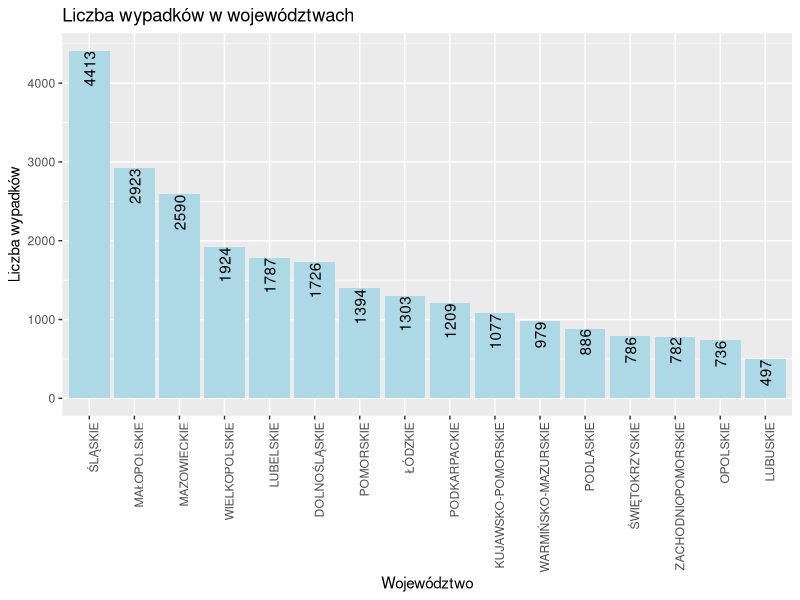
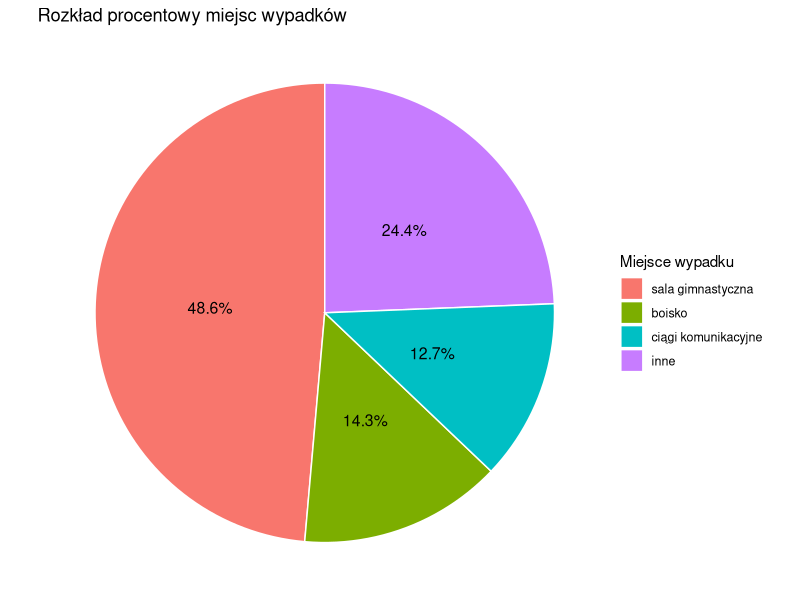
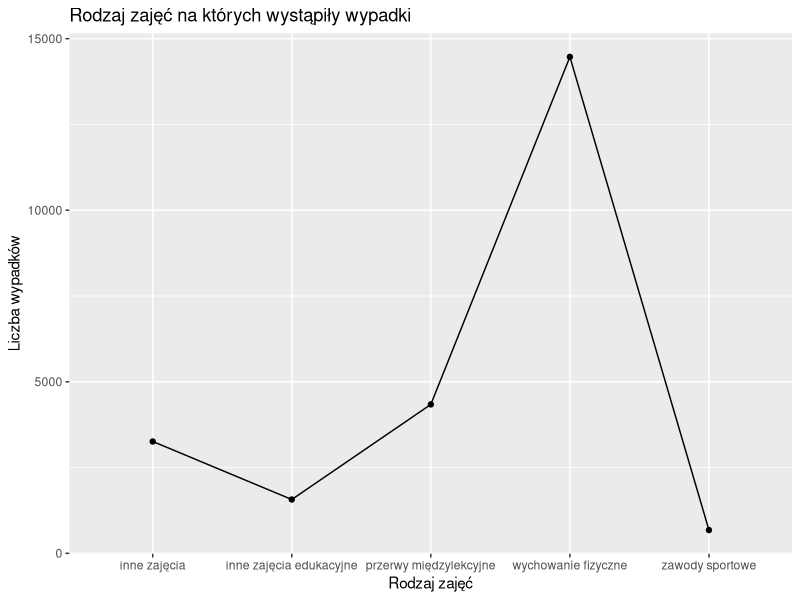

These figures' R source, in order:
## ---- chunk 1
knitr::opts_chunk$set(echo = FALSE)
## ---- chunk 2
library(ggplot2) 
library(knitr)
library(dplyr)


wypadki_dane <- read.csv("wypadki.csv") #Wczytanie pliku csv

#Rozdzielenie ramki danych na poszczególne elementy
wojewodztwo <- data.frame(wypadki_dane$Wojewodztwo)
typ_podmiotu <-data.frame( wypadki_dane$TypPodmiotu)
rodzaj_wypadku <- data.frame(wypadki_dane$RodzajWypadku)
przyczyna <- data.frame(wypadki_dane$RodzajWypadku)
miejsce <- data.frame(wypadki_dane$MiejsceWypadku)
rodzaj_zajec <- data.frame(wypadki_dane$RodzajZajec)
liczba_wypadkow <- data.frame(wypadki_dane$Liczba.Wypadkow)

#Porównanie ilości wypadków w podziale na województwa
suma_wojewodztwa <- aggregate(Liczba.Wypadkow ~ Wojewodztwo, data = wypadki_dane, FUN = sum)
#Wykres przedstawiający ilość wypadków w poszczególnych województwach
ggplot(suma_wojewodztwa, aes(x = reorder(Wojewodztwo, -Liczba.Wypadkow), y = Liczba.Wypadkow)) + #Sortowanie malejąco
geom_bar(stat = "identity", fill = "lightblue") + #Kolumny, typ oraz kolor
geom_text(aes(label=Liczba.Wypadkow), angle = 90, hjust = 1, vjust = 0.5) + #Etykiety liczby wypadków
theme(axis.text.x = element_text(angle = 90, hjust = 1)) + #Etykiety Województw
labs(title = "Liczba wypadków w województwach", x = "Województwo", y = "Liczba wypadków") #Tytuł oraz nazwy osi

## ---- chunk 3
#TOP 10 PRZYCZYN WYPADKÓW w woj. Śląskim
slaskie_dane <- subset(wypadki_dane, Wojewodztwo == "ŚLĄSKIE")
top_przyczyny <- aggregate(Liczba.Wypadkow ~ PrzyczynaWypadku, data = slaskie_dane, FUN = sum)
top10_przyczyny <- head(top_przyczyny[order(-top_przyczyny$Liczba.Wypadkow), ], 10)
top10_przyczyny$ID <- seq_len(nrow(top10_przyczyny))
top10_przyczyny <- top10_przyczyny[, c("ID", "PrzyczynaWypadku", "Liczba.Wypadkow")]

kable(top10_przyczyny,row.names = F, 
      col.names = c("Poz.", "Przyczyna", "Ilość"))
## ---- chunk 4
#Wykres Kołowy Miejsce Wypadku
# Agregacja liczby wypadków i obliczenie udziałów procentowych
suma_miejsce <- wypadki_dane %>%
  group_by(MiejsceWypadku) %>%
  summarise(Liczba.Wypadkow = sum(Liczba.Wypadkow), .groups = "drop") %>%
  mutate(Procent = Liczba.Wypadkow / sum(Liczba.Wypadkow) * 100)

# Podział na duże i małe udziały (<10.5%)
duze <- filter(suma_miejsce, Procent >= 10.5)
male <- filter(suma_miejsce, Procent < 10.5)

# Tworzenie rekordu "inne"
inne_row <- data.frame(
  MiejsceWypadku = "inne",
  Liczba.Wypadkow = sum(male$Liczba.Wypadkow),
  Procent = sum(male$Procent))

# Połączenie danych i sortowanie: najpierw malejąco, potem "inne" na końcu
dane_do_wykresu <- bind_rows(duze, inne_row) %>%
  arrange(desc(Liczba.Wypadkow)) %>%
  mutate(MiejsceWypadku = factor(MiejsceWypadku, levels = c(setdiff(MiejsceWypadku, "inne"), "inne")))

# Wykres kołowy
ggplot(dane_do_wykresu, aes(x = "", y = Procent, fill = MiejsceWypadku)) +
  geom_bar(stat = "identity", width = 1, color = "white") +
  coord_polar("y", start = 0) +
  geom_text(aes(label = paste0(round(Procent, 1), "%")),
            position = position_stack(vjust = 0.5), size = 4) +
  labs(title = "Rozkład procentowy miejsc wypadków", fill = "Miejsce wypadku") +
  theme_void() +
  theme(legend.text = element_text(size = 9))

## ---- chunk 5
rodzaj_zajec<-aggregate(Liczba.Wypadkow ~ RodzajZajec,data=wypadki_dane,FUN=sum)
ranking_zajec<-head(rodzaj_zajec[order(-rodzaj_zajec$Liczba.Wypadkow),],5)

print(ranking_zajec)

ggplot(data=ranking_zajec, aes( x=RodzajZajec,y=Liczba.Wypadkow, group=1)) +
  geom_line()+
  geom_point()+
  labs(title = "Rodzaj zajęć na których wystąpiły wypadki", x = "Rodzaj zajęć", y = "Liczba wypadków")

